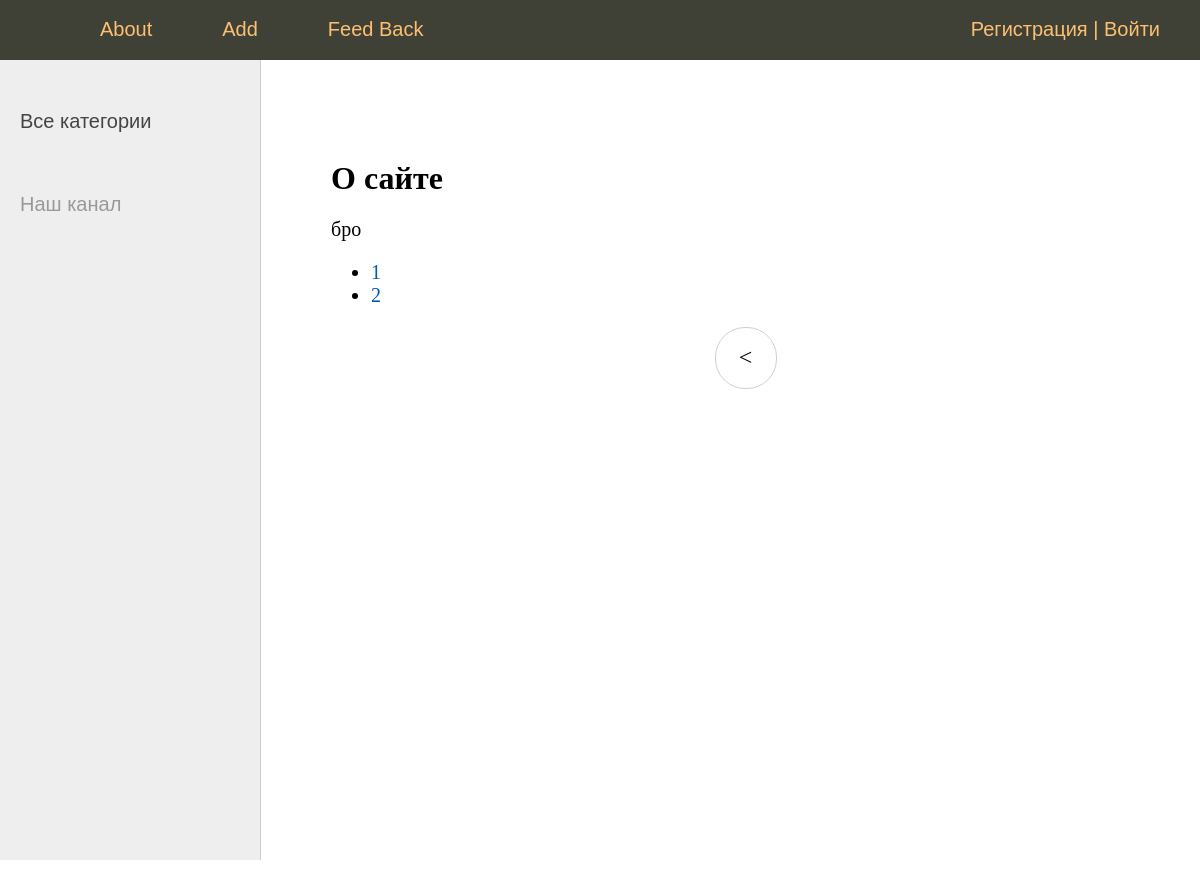
Page /about/?page=4 on the earlier database version.
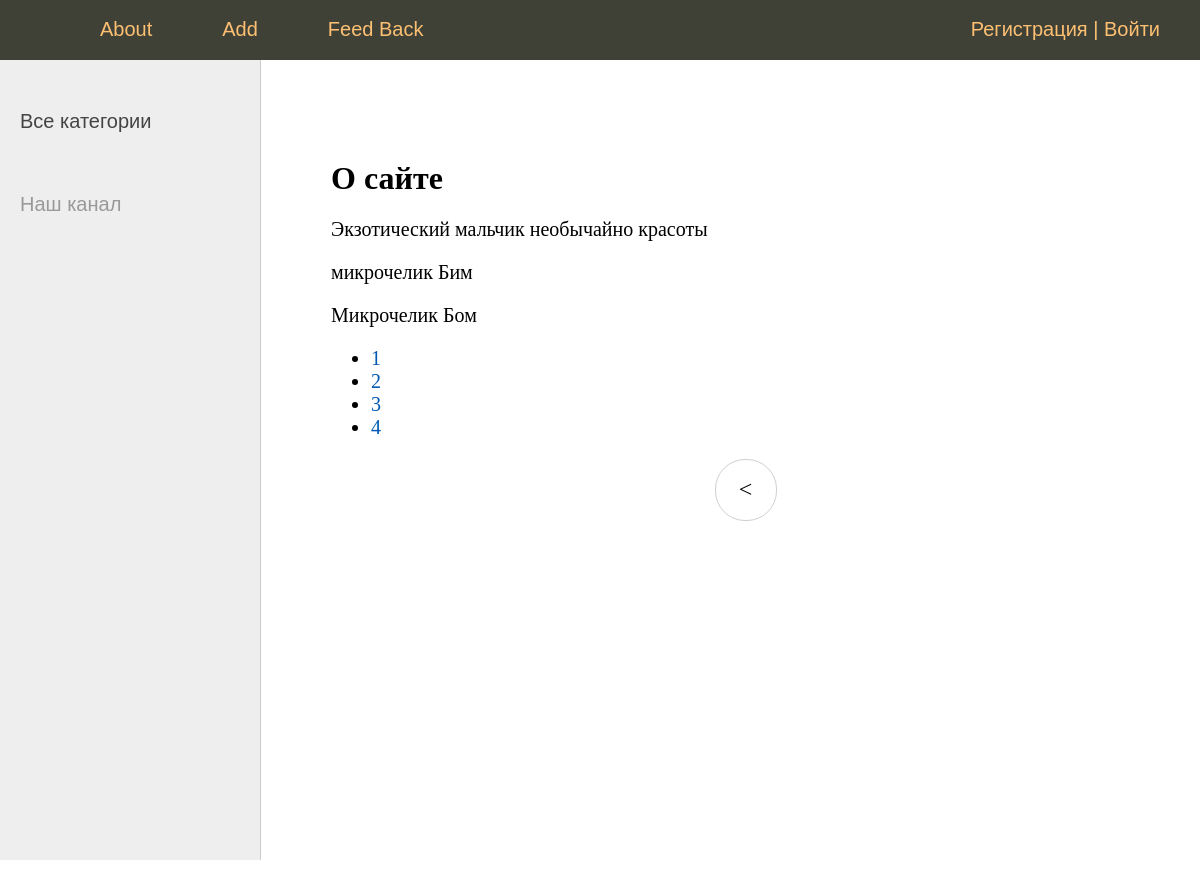
Same page on the later database version.
### smeshnyavki/models.py (models this page shows)
class Smeshnyavkа(Model):
    title = CharField(max_length=255, verbose_name="заголовок")
    slug = SlugField(max_length=255, unique=True, db_index=True, verbose_name="URL")
    content = TextField(blank=True, verbose_name="текст")#данное поле может быть пустым
    photo = ImageField(upload_to="photo/%Y/%m/%d/", verbose_name="фото")
    pub_time = DateTimeField(auto_now_add=True, verbose_name="дата публикации")
    is_published = BooleanField(default=True,  verbose_name="Публикация")
    categ = ForeignKey('Category', on_delete=PROTECT,  verbose_name="Категория котика")
    def __str__(self):
        return self.title
    class Meta:
        verbose_name = "Смешные котики"
        verbose_name_plural = "Смешные котики"
        ordering = ['pub_time', 'title']

### smeshnyavki/views.py (the view)
# urls.py: path('about/', about, name='about'),
def about(request):
    contact_list = Smeshnyavkа.objects.all()
    paginator = Paginator(contact_list, 3)
    page_number = request.GET.get('page')
    page_obj = paginator.get_page(page_number)
    return render(request, 'smeshnyavki/about.html', {'page_obj': page_obj, 'menu': MENU, 'title': 'О сайте'})

### smeshnyavki/models.py (called while the page is built)
    def __str__(self):
        return self.name

### smeshnyavki/templatetags/smeshnyavki_tags.py (called while the page is built)
@register.simple_tag(name='getCategs')#function is changed into tage
def get_categories(filter=None):
    if filter:
        return Category.objects.filter(pk=filter) #возвращаем коллекцию
    return Category.objects.all() #возвращаем коллекцию

@register.inclusion_tag('smeshnyavki/list_categories.html')
def show_categories(sort=None, categ_selected=0):
    categs = Category.objects.all() #возвращаем коллекцию
    if sort:
        categs = Category.objects.order_by(sort) #возвращаем коллекцию
    return{"categs": categs, 'categ_selected': categ_selected}

### smeshnyavki/templates/smeshnyavki/about.html
{% extends 'smeshnyavki/base.html' %}
{% block content %}
    <h1>{{ title }}</h1>
    {% for contact in page_obj %}
        <p>{{contact}}</p>
    {% endfor %}
    <nav>
        <ul>
            {% for p in page_obj.paginator.page_range %}
            <li><a href="?page={{ p }}" > {{ p }}</a></li>
            {% endfor %}
        </ul>
    </nav>
{% endblock %}

Differences in the rows shown:
no longer on this page (row edited): Smeshnyavkа: title "бро"
added Smeshnyavkа: title "Экзотический мальчик необычайно красоты"
added Smeshnyavkа: title "микрочелик Бим"
added Smeshnyavkа: title "Микрочелик Бом"
Other differences:
new list line: "3"
new list line: "4"
